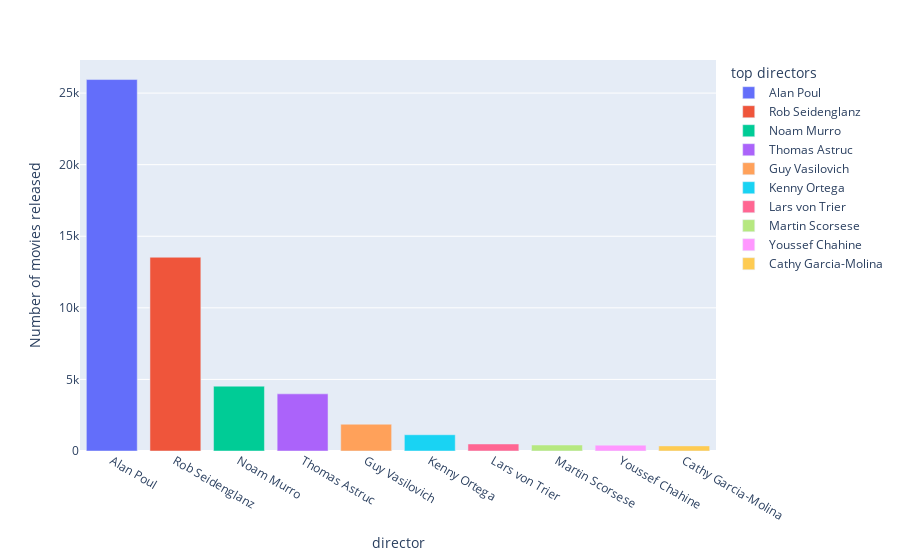

Notebook code cell kept with this figure:
### Code cell
fig = px.bar(df_topdirec, x="director", y="count", color='director',
              title='')
fig.update_layout(xaxis_title="director",
                  yaxis_title="Number of movies released",
                  legend_title='top directors')

### Figure 1 — Plotly figure (JSON) as saved in the notebook; plotly's stock layout.template omitted (floating-point values rounded to 4 significant figures)
{"data": [{"alignmentgroup": "True", "hovertemplate": "director=%{x}<br>count=%{y}<extra></extra>", "legendgroup": "Alan Poul", "marker": {"color": "#636efa", "pattern": {"shape": ""}}, "name": "Alan Poul", "offsetgroup": "Alan Poul", "orientation": "v", "showlegend": true, "textposition": "auto", "type": "bar", "x": ["Alan Poul"], "xaxis": "x", "y": [25945], "yaxis": "y"}, {"alignmentgroup": "True", "hovertemplate": "director=%{x}<br>count=%{y}<extra></extra>", "legendgroup": "Rob Seidenglanz", "marker": {"color": "#EF553B", "pattern": {"shape": ""}}, "name": "Rob Seidenglanz", "offsetgroup": "Rob Seidenglanz", "orientation": "v", "showlegend": true, "textposition": "auto", "type": "bar", "x": ["Rob Seidenglanz"], "xaxis": "x", "y": [13532], "yaxis": "y"}, {"alignmentgroup": "True", "hovertemplate": "director=%{x}<br>count=%{y}<extra></extra>", "legendgroup": "Noam Murro", "marker": {"color": "#00cc96", "pattern": {"shape": ""}}, "name": "Noam Murro", "offsetgroup": "Noam Murro", "orientation": "v", "showlegend": true, "textposition": "auto", "type": "bar", "x": ["Noam Murro"], "xaxis": "x", "y": [4528], "yaxis": "y"}, {"alignmentgroup": "True", "hovertemplate": "director=%{x}<br>count=%{y}<extra></extra>", "legendgroup": "Thomas Astruc", "marker": {"color": "#ab63fa", "pattern": {"shape": ""}}, "name": "Thomas Astruc", "offsetgroup": "Thomas Astruc", "orientation": "v", "showlegend": true, "textposition": "auto", "type": "bar", "x": ["Thomas Astruc"], "xaxis": "x", "y": [3992], "yaxis": "y"}, {"alignmentgroup": "True", "hovertemplate": "director=%{x}<br>count=%{y}<extra></extra>", "legendgroup": "Guy Vasilovich", "marker": {"color": "#FFA15A", "pattern": {"shape": ""}}, "name": "Guy Vasilovich", "offsetgroup": "Guy Vasilovich", "orientation": "v", "showlegend": true, "textposition": "auto", "type": "bar", "x": ["Guy Vasilovich"], "xaxis": "x", "y": [1870], "yaxis": "y"}, {"alignmentgroup": "True", "hovertemplate": "director=%{x}<br>count=%{y}<extra></extra>", "legendgroup": "Kenny Ortega", "marker": {"color": "#19d3f3", "pattern": {"shape": ""}}, "name": "Kenny Ortega", "offsetgroup": "Kenny Ortega", "orientation": "v", "showlegend": true, "textposition": "auto", "type": "bar", "x": ["Kenny Ortega"], "xaxis": "x", "y": [1136], "yaxis": "y"}, {"alignmentgroup": "True", "hovertemplate": "director=%{x}<br>count=%{y}<extra></extra>", "legendgroup": "Lars von Trier", "marker": {"color": "#FF6692", "pattern": {"shape": ""}}, "name": "Lars von Trier", "offsetgroup": "Lars von Trier", "orientation": "v", "showlegend": true, "textposition": "auto", "type": "bar", "x": ["Lars von Trier"], "xaxis": "x", "y": [491], "yaxis": "y"}, {"alignmentgroup": "True", "hovertemplate": "director=%{x}<br>count=%{y}<extra></extra>", "legendgroup": "Martin Scorsese", "marker": {"color": "#B6E880", "pattern": {"shape": ""}}, "name": "Martin Scorsese", "offsetgroup": "Martin Scorsese", "orientation": "v", "showlegend": true, "textposition": "auto", "type": "bar", "x": ["Martin Scorsese"], "xaxis": "x", "y": [419], "yaxis": "y"}, {"alignmentgroup": "True", "hovertemplate": "director=%{x}<br>count=%{y}<extra></extra>", "legendgroup": "Youssef Chahine", "marker": {"color": "#FF97FF", "pattern": {"shape": ""}}, "name": "Youssef Chahine", "offsetgroup": "Youssef Chahine", "orientation": "v", "showlegend": true, "textposition": "auto", "type": "bar", "x": ["Youssef Chahine"], "xaxis": "x", "y": [409], "yaxis": "y"}, {"alignmentgroup": "True", "hovertemplate": "director=%{x}<br>count=%{y}<extra></extra>", "legendgroup": "Cathy Garcia-Molina", "marker": {"color": "#FECB52", "pattern": {"shape": ""}}, "name": "Cathy Garcia-Molina", "offsetgroup": "Cathy Garcia-Molina", "orientation": "v", "showlegend": true, "textposition": "auto", "type": "bar", "x": ["Cathy Garcia-Molina"], "xaxis": "x", "y": [356], "yaxis": "y"}], "layout": {"barmode": "relative", "legend": {"title": {"text": "top directors"}, "tracegroupgap": 0}, "margin": {"t": 60}, "xaxis": {"anchor": "y", "categoryarray": ["Alan Poul", "Rob Seidenglanz", "Noam Murro", "Thomas Astruc", "Guy Vasilovich", "Kenny Ortega", "Lars von Trier", "Martin Scorsese", "Youssef Chahine", "Cathy Garcia-Molina"], "categoryorder": "array", "domain": [0, 1], "title": {"text": "director"}}, "yaxis": {"anchor": "x", "domain": [0, 1], "title": {"text": "Number of movies released"}}}}
